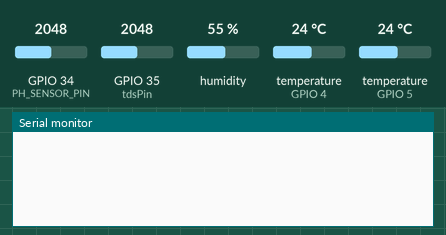
Recording of a sketch running on a simulated ESP32. Parts: the last lines printed to the serial monitor. Inputs (shaded band) come from the test bench; at power-on: humidity 55 %, temperature (sensors on GPIO 5, GPIO 4) 24 °C, GPIO 34 (PH_SENSOR_PIN) = 2048, GPIO 35 (tdsPin) = 2048 (analog values on the 0–4095 scale).

Above: at 1.2 s.
1.3 s: humidity set to 22 %
At 2.3 s:
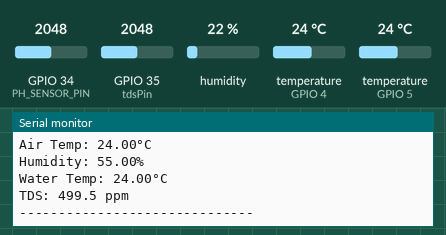
3.3 s: temperature (sensor on GPIO 5) set to 12 °C
4.8 s: GPIO 34 (PH_SENSOR_PIN) set to 2866
At 6.0 s:
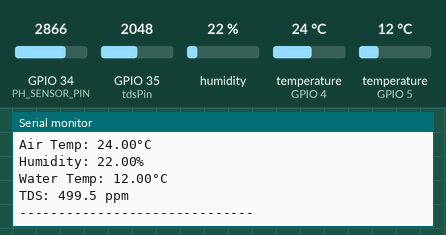
6.3 s: GPIO 35 (tdsPin) set to 2866
At 7.7 s:
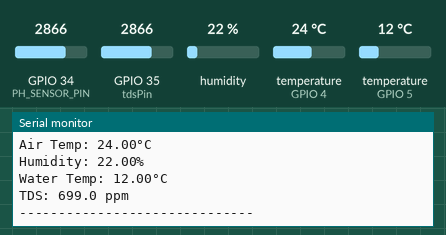
7.8 s: temperature (sensor on GPIO 4) set to 12 °C
9.3 s: temperature (sensor on GPIO 5) set to 19 °C
At 11.1 s:
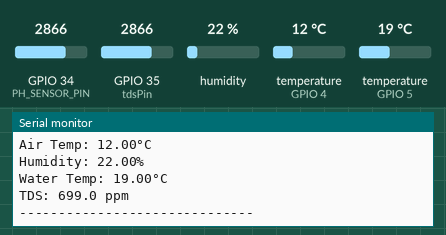
Timing chart, 0 to 11.8 s (numbered marks = the images above; inputs shaded):
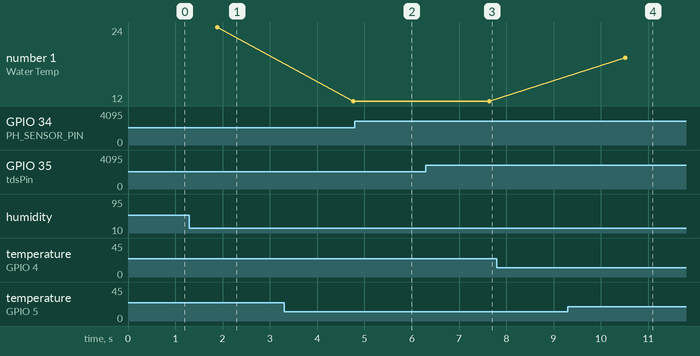

The sketch:

edge.ino
```cpp
#include <Wire.h>
#include <DHT.h>
#include <OneWire.h>
#include <DallasTemperature.h>
#include <Arduino.h>

#define DHTPIN 4       // GPIO pin for the DHT22 sensor
#define DHTTYPE DHT22
#define ONE_WIRE_BUS 5 // GPIO pin for the DS18B20 sensor
#define PH_SENSOR_PIN 34  // ADC pin connected to pH sensor
#define NUM_SAMPLES 10    // Number of readings for averaging
const int tdsPin = 35;

float slope = -3.978;     // Calculated slope
float intercept = 17.857; // Calculated intercept

// Calibration values
const float voltageRef = 5.0; // Reference voltage (modify based on your setup, e.g., 3.3V for ESP32)
const float rawValueAt160ppm = 656; // Raw value corresponding to 160 ppm
const float voltageAt160ppm = 3.21; // Voltage corresponding to 160 ppm

DHT dht(DHTPIN, DHTTYPE);
OneWire oneWire(ONE_WIRE_BUS);
DallasTemperature sensors(&oneWire);

// Function to read and average multiple analog samples
float readAverageVoltage(int pin) {
  float sum = 0.0;
  for (int i = 0; i < NUM_SAMPLES; i++) {
    sum += analogRead(pin) * 3.3 / 4095.0; // Convert ADC value to voltage
    delay(10); // Small delay between samples
  }
  return sum / NUM_SAMPLES;
}

// Function to calculate pH from raw voltage
float calculatePH(float voltage) {
  return slope * voltage + intercept;
}

void setup() {
  Serial.begin(115200);
  analogReadResolution(12); // Set ADC resolution to 12 bits
  dht.begin();
  sensors.begin();
}

void loop() {
  float phrawVoltage = readAverageVoltage(PH_SENSOR_PIN);
  float phValue = calculatePH(phrawVoltage);

  // Delay before reading other sensors to allow the pH sensor to stabilize
  delay(1000);

  // Read TDS sensor
  int rawValue = analogRead(tdsPin);
  float voltage = (rawValue / 1023.0) * voltageRef; // Convert raw value to voltage
  float tdsValue = (rawValue / rawValueAt160ppm) * 160; // Map raw value to TDS (ppm)

  // Read temperature and humidity from the DHT22 sensor
  float temp = dht.readTemperature();
  float hum = dht.readHumidity();

  // Request water temperature from the DS18B20 sensor
  sensors.requestTemperatures();
  float waterTemp = sensors.getTempCByIndex(0);

  // Print other sensor readings
  if (isnan(temp) || isnan(hum) || waterTemp == DEVICE_DISCONNECTED_C) {
    Serial.println("Error reading sensors");
  } else {
    Serial.print("pH Value: ");
    Serial.println(phValue, 2);
    Serial.printf("Air Temp: %.2f°C\n", temp);
    Serial.printf("Humidity: %.2f%%\n", hum);
    Serial.printf("Water Temp: %.2f°C\n", waterTemp);
    Serial.printf("TDS: %.1f ppm\n", tdsValue);
    Serial.println("------------------------------");
  }

  delay(1000);
}

// Average value from a given pin
int readAverage(int pin, int samples) {
  long sum = 0;
  for (int i = 0; i < samples; i++) {
    sum += analogRead(pin);
    delay(10); // Short delay between readings to reduce noise
  }
  return sum / samples;
}
```

Measured:
- after the input at 6.3 s, the serial monitor: prints a new line after 1.3 s (image 3)
- after the input at 9.3 s, the serial monitor: prints a new line after 1.2 s (image 4)
- plotted number 1: 24 → 12 after the input at 3.3 s, 12 → 19 after the input at 9.3 s
